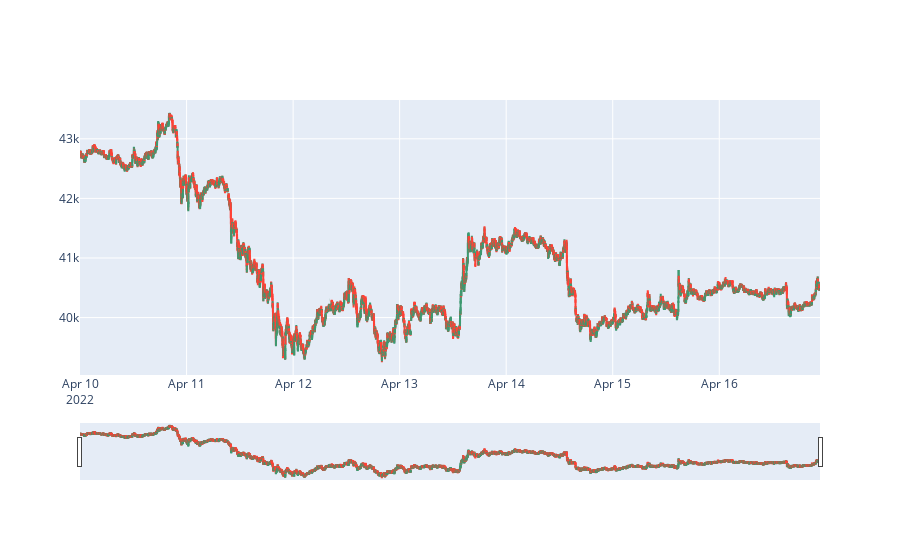

The cell this chart's notebook holds for it:
### Code cell
fig = go.Figure(data=[go.Candlestick(x=df['bucket'],
                open=df['open'],
                high=df['high'],
                low=df['low'],
                close=df['close'])])
fig.show()

### Figure 1 — Plotly figure (JSON) as saved in the notebook; plotly's stock layout.template omitted (floating-point values rounded to 4 significant figures; data arrays with more than 128 entries replaced by an {"elided": "..."} marker saying what was removed)
{"data": [{"close": {"elided": "10000 float values"}, "high": {"elided": "10000 float values"}, "low": {"elided": "10000 float values"}, "open": {"elided": "10000 float values"}, "type": "candlestick", "x": {"elided": "10000 str values"}}], "layout": {}}
